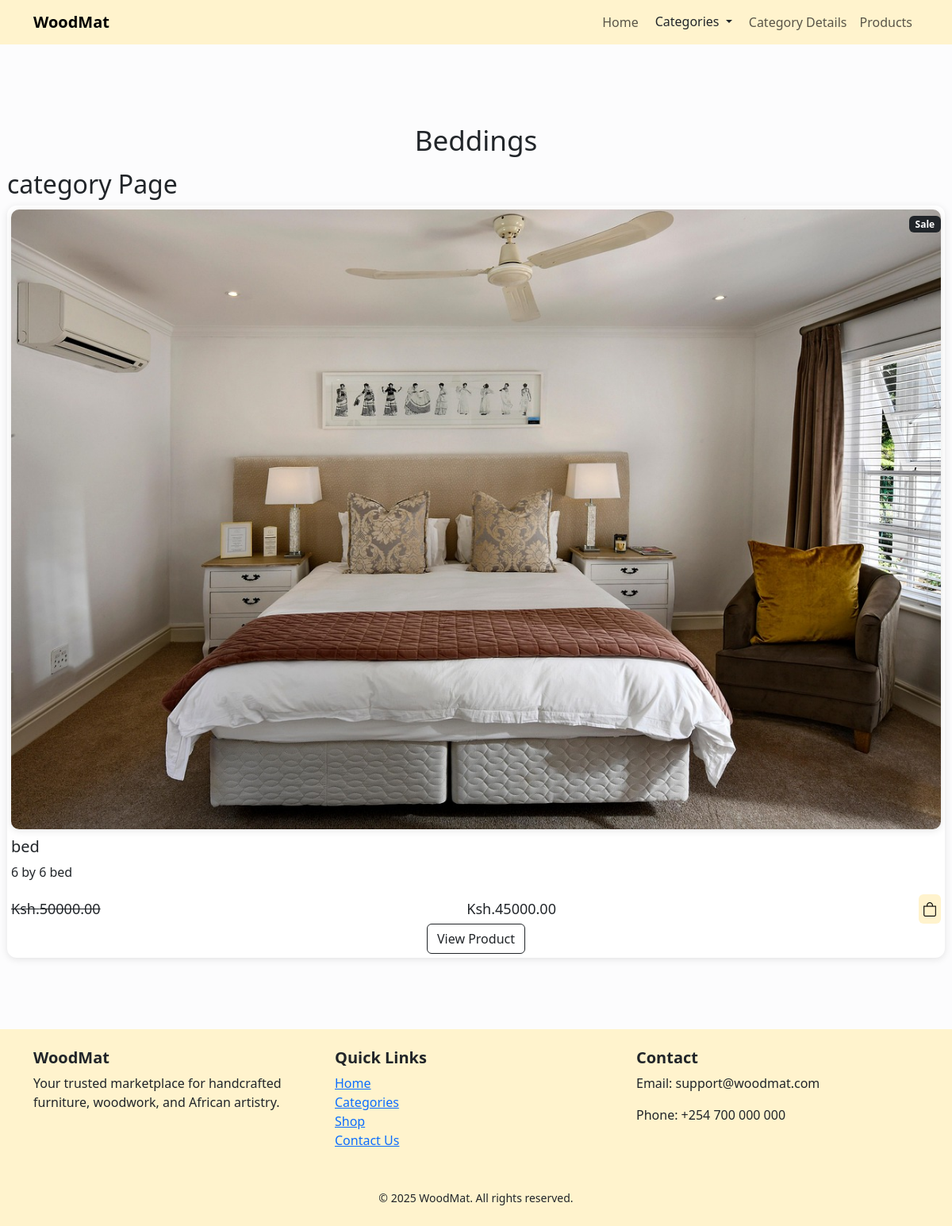
Page /category/Beddings/ on the committed database.
### woodmat/models.py (models this page shows, shortened)
class Category(models.Model):
  name=models.CharField(max_length=50)
  def __str__(self):
    return self.name
  class Meta:
    verbose_name_plural='categories'

class Product(models.Model):
  name=models.CharField(max_length=50)
  price=models.DecimalField(default=0,decimal_places=2,max_digits=8)
  category=models.ForeignKey(Category, on_delete=models.CASCADE,default=1)
  description=models.CharField(max_length=250,default='',null=True)
  image=models.ImageField(upload_to='products/')
  is_sale = models.BooleanField(default=False)      # <- add this
  sale_price = models.DecimalField(default=0, decimal_places=2, max_digits=8 )

### woodmat/views.py (the view)
# urls.py: path('category/<str:foo>/', views.category, name='category'),
def category(request, foo):
    foo = foo.replace('-', ' ')
    try:
        category = Category.objects.get(name__iexact=foo)
        products = Product.objects.filter(category=category)
        return render(request, 'category.html', {
            'products': products,
            'category': category
        })
    except Category.DoesNotExist:
        messages.error(request, "That category doesn't exist")
        return redirect('home')

### woodmat/templates/category.html (shortened to what this page needs)
{% extends "base.html" %}
{% load static %}
 {% block content%}
<section class="products">
  <h1 class="section-title">{{category}}</h1>
  <h2>category Page</h2>
  <div class="product-content">
    {% for product in products %}
      {% if product.is_sale %}
      <div class="product-box">
        <div class="img-box">
          <div class="badge bg-dark text-white position-absolute">Sale</div>
          <img src="{{ product.image.url }}" alt="{{ product.name }}">
        </div>
        <h2 class="product-name">{{ product.name }}</h2>
        <p class="description">{{ product.description }}</p>
        <div class="price-and-cart">
          <span class="price"><strike>Ksh.{{ product.price }}</strike></span>
          <span class="price">
            &nbsp;Ksh.{{ product.sale_price }}</span>
          <i class="bi bi-bag"></i>
        </div>
        <div class="text-center">
          <a class="btn btn-outline-dark mt-auto" href="{% url 'product_detail' product.id %}">View Product</a>
        </div>
      </div>
      {% endif %}
    {% endfor %}
  </div>
</section>
{% endblock content %}

### static/styles/main.css (style rules this page uses)
.products { padding: 100px 9px 30px; }
.section-title { font-size: 35px; text-align: center; margin-bottom: 15px; }
.product-content { display: grid; grid-template-columns: repeat(auto-fit,minmax(280px, 1fr)); gap: 30px; }
.product-box { background: #fff; border-radius: 12px; padding:5px; box-shadow: 0 2px 10px rgba(0,0,0,0.1); transition: 0.3s ease; overflow: hidden; }
.product-box .img-box { display: flex; border-radius: 10px; overflow: hidden; box-shadow: 0 2px 10px rgba(0,0,0,0.1); }
.product-box .product-name { font-size: 20px; margin-top: 10px; }
.product-box .price-and-cart { display: flex; justify-content: space-between; align-items: center; }
.price-and-cart .price { font-size: 18px; font-weight: 500; }
.price-and-cart .bi-bag { padding: 5px; background: #FFF3CD; border-radius: 6px; font-size: 18px; color: black; cursor: pointer; }
.product-box .img-box { position: relative; }
.img-box img { width: 100%; transition: 0.5s; }
.img-box .badge { top:0.5rem; right:0rem; z-index:100; }

### rows in the picture
Category: name "Beddings"
Product: image (picture), name "bed", description "6 by 6 bed", price "50000.00", sale_price "45000.00"
